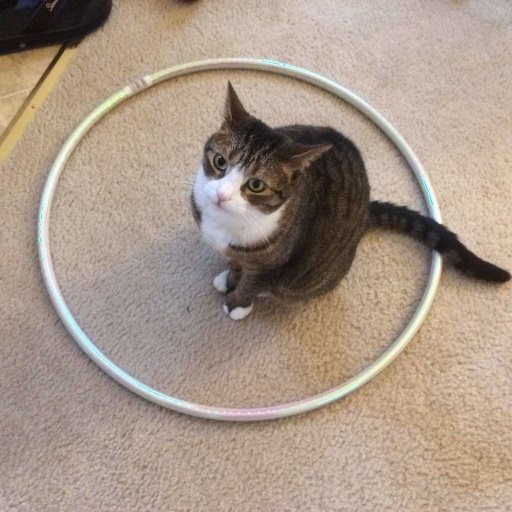
#> input picture images/cat.jpg, 512 x 512 px, found by its file name
$ python 1_a_s.py
#> lines starting #> are read from the running program, lines starting #| are printed output that depends on the picture; after the words box and inside, x2 and y2 are one past the last pixel; in counts of white or black regions, pixels touching at a corner belong together; long printed decimals are rounded
import numpy as np
import matplotlib.pyplot as plt
from skimage.metrics import peak_signal_noise_ratio


def make_gray_image(image):
    gray_image = np.dot(rgb_image[..., :3], [
                        0.30, 0.59, 0.11]).astype(np.uint8)
    return gray_image


def make_salt_pepper_noise(image):
    salt_pepper_probability = 0.15
    num_salt_pepper = np.ceil(salt_pepper_probability * image.size).astype(int)

    noisy_image = np.copy(image).astype(np.uint8)
    for i in range(num_salt_pepper):
        rand_coord = np.random.randint(0, image.shape)
        if i & 1 == 0:
            noisy_image[rand_coord[0], rand_coord[1]] = 255
        else:
            noisy_image[rand_coord[0], rand_coord[1]] = 0

    return noisy_image


def average_filter(image, kernel_size):
    kernel_left = kernel_size//2
    kernel_right = kernel_left+1
    average_mask = np.ones((kernel_size, kernel_size))/(kernel_size * kernel_size)
    height, width = image.shape

    filter_image = np.zeros_like(image)
    for i in range(kernel_left, height-kernel_left):
        for j in range(kernel_left, width-kernel_left):
            average_value = np.sum(
                average_mask * image[i-kernel_left: i+kernel_right, j-kernel_left: j+kernel_right])
            filter_image[i, j] = average_value

    return filter_image


def harmonic_geometric_mean_filter(image, kernel_size):
    kernel_left = kernel_size//2
    kernel_right = kernel_left+1
    height, width = image.shape

    filtered_image_harmonic = np.zeros_like(image)
    filtered_image_geometric = np.zeros_like(image)
    for i in range(kernel_left, height-kernel_left):
        for j in range(kernel_left, width-kernel_left):
            neighborhood = image[i-kernel_left: i+kernel_right, j-kernel_left: j+kernel_right]

            harmonic_value = np.mean(1 / neighborhood)
            geometric_value = np.exp(np.mean(np.log(neighborhood)))

            filtered_image_harmonic[i, j] = harmonic_value
            filtered_image_geometric[i, j] = geometric_value

    return filtered_image_harmonic, filtered_image_geometric


def calculate_psnr(original_image, noisy_image):
    original_image = original_image.astype(np.float64)
    noisy_image = noisy_image.astype(np.float64)
    mean_square_error = np.mean((original_image - noisy_image) ** 2)
    max_pixel_value = 255
    psnr = 20 * np.log10(max_pixel_value) - 10 * np.log10(mean_square_error)

    return psnr


rgb_image = plt.imread('cat.jpg')
#> rgb_image is the input picture: shape (512, 512, 3); mean R, G, B 167.4, 150.6, 136.4
gray_image = make_gray_image(rgb_image)
#> in make_gray_image, `gray_image = np.dot(rgb_image[..., :3], [ 0.30, 0.59, 0.11]).astype(np..`:
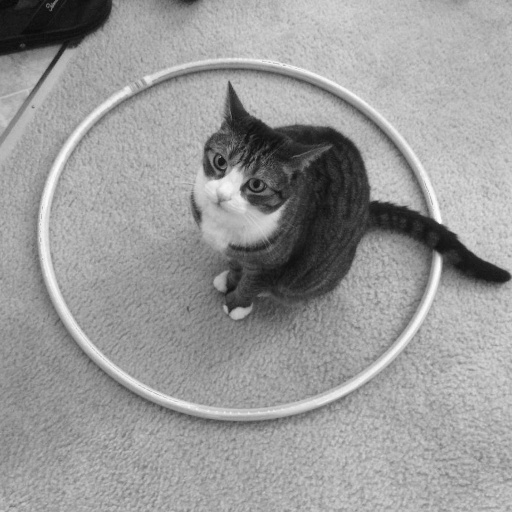
#> gray_image: shape (512, 512); min 9, max 254, mean 153.6
noisy_image = make_salt_pepper_noise(gray_image)
#> after the loop in make_salt_pepper_noise, `for i in range(num_salt_pepper):`:
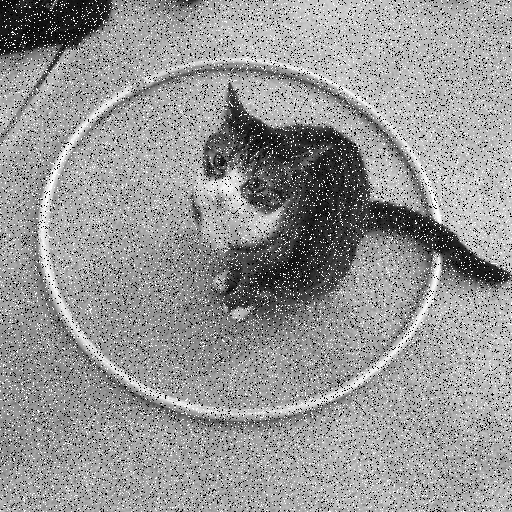
#> noisy_image: shape (512, 512); 13.95% of pixels changed, all inside (x1, y1, x2, y2) = (0, 0, 512, 512)

kernel_size = 3
# filtered_image_harmonic, filtered_image_geometric = harmonic_geometric_mean_filter(noisy_image, kernel_size)

abc = peak_signal_noise_ratio(gray_image, noisy_image)
#> abc = 13.9
print(abc)
#| 13.905
print(gray_image)
#> (printed output is left out)
print(noisy_image)
#> (printed output is left out)
noisy_image_psnr = calculate_psnr(gray_image, noisy_image)
#> in calculate_psnr, `mean_square_error = np.mean((original_image - noisy_image) ** 2)`: mean_square_error = 2646.2
#> in calculate_psnr, `psnr = 20 * np.log10(max_pixel_value) - 10 * np.log10(mean_square_error)`: psnr = 13.9
#> noisy_image_psnr = 13.9
print(gray_image)
#> (printed output is left out)
print(noisy_image)
#> (printed output is left out)
# harmonic_filter_psnr = calculate_psnr(gray_image, filtered_image_harmonic)
# geometric_filter_psnr = calculate_psnr(gray_image, filtered_image_geometric)

plt.figure(figsize=(9, 7))
plt.subplot(221)
plt.imshow(gray_image, cmap='gray', vmin=0, vmax=255)
plt.title('Original')
plt.subplot(222)
plt.imshow(noisy_image, cmap='gray', vmin=0, vmax=255)
plt.title('Noisy image')
plt.title(f'Noisy image - PSNR: {noisy_image_psnr:.2f} dB')
# [6 lines of commented-out code are left out]

plt.tight_layout()
plt.show()
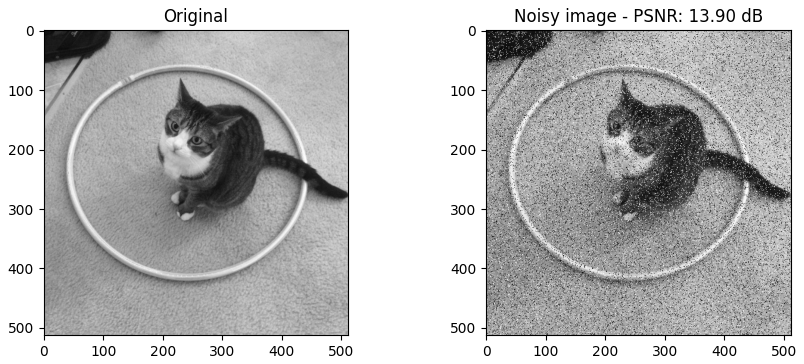
#> figure drawn by matplotlib, 2 panels
